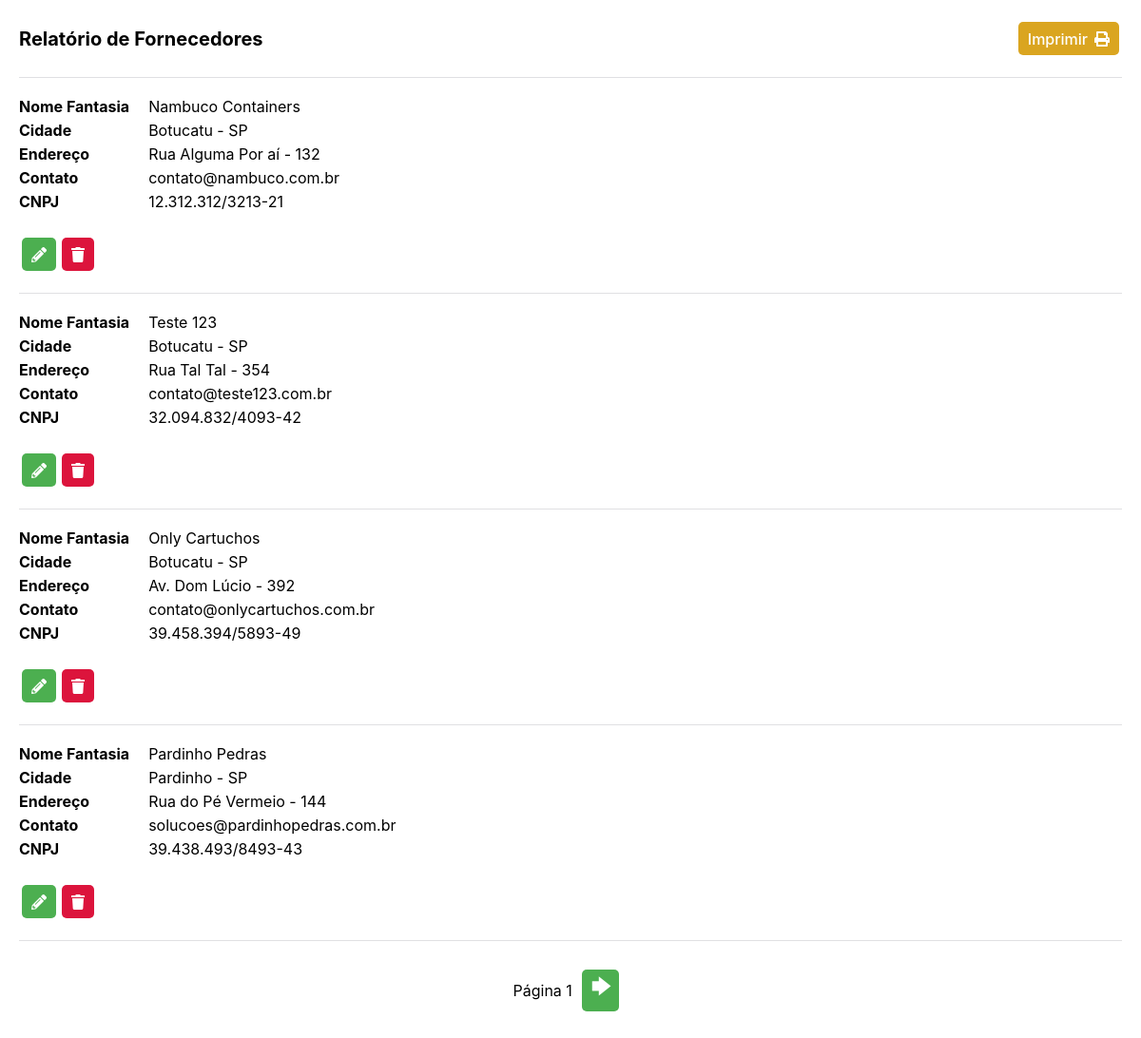
/php/relatorios/rel_fornecedor.php (signed in), run on the app's committed database.
### tables this page shows
CREATE TABLE `fornecedor` (
  `idFornecedor` int(11) NOT NULL,
  `Nome_fantasia` varchar(200) DEFAULT NULL,
  `Endereco` varchar(200) DEFAULT NULL,
  `Cidade` varchar(45) DEFAULT NULL,
  `Contato` varchar(150) NOT NULL,
  `CNPJ` varchar(20) NOT NULL
);

### php/relatorios/rel_fornecedor.php (the view, shortened to what this page needs)
<!DOCTYPE html>
<html>
<head>
  <link href="../../css/reset.css" rel="stylesheet" type="text/css">
  <link href="../../css/style.css" rel="stylesheet" type="text/css">
  <link rel="stylesheet" href="https://use.fontawesome.com/releases/v5.7.1/css/all.css">
</head>
<body>
  <div class="box">
    <div class="data-box" style="margin: 0; align-items: center; justify-content: space-between;">
      <h1 style=>Relatório de Fornecedores</h1>
      <a class="data-print" onclick="window.print()">Imprimir <i class="fas fa-print" style="margin-left: 7px;"></i></a>
    </div>
    <section style="border-bottom: 1px solid #e0e0e3; padding-top: 20px;"></section>
    <br>
    <div class="data-content">
      <?php
          include('../connectdb.php');
          $limite = 4;
          if( isset( $_GET['pagina'] ) && (int)$_GET['pagina'] >= 0){
              $pagina = (int)$_GET['pagina'];
          }else{
              $pagina = 0;
          }
          $offset = $limite * $pagina;
          $postagem = $con->query("SELECT * FROM `fornecedor` ORDER BY idFornecedor DESC LIMIT $limite OFFSET $offset");
          $counter = 0;
          while($info = $postagem->fetch_assoc()){
          ?>
      <div class="data-box">
        <section class="data-row">
          <b class="data-header">Nome Fantasia</b>
          <b class="data-header">Cidade</b>
          <b class="data-header">Endereço</b>
          <b class="data-header">Contato</b>
          <b class="data-header">CNPJ</b>
        </section>
        <section class="data-row" id="data">
          <p class="data-item"><?= $info['Nome_fantasia'] ?></p>
          <p class="data-item"><?= $info['Cidade'] ?></p>
          <p class="data-item"><?= $info['Endereco'] ?></p>
          <p class="data-item"><?= $info['Contato'] ?></p>
          <p class="data-item"><?= $info['CNPJ'] ?></p>
        </section>
      </div>
      <div class="data-box">
        <a class="data-edit" href="upd_fornecedor.php?id=<?=$info['idFornecedor']?>"><i class="fas fa-pencil-alt"></i></a>
        <a class="data-delete" href="#" onclick="startModal('modal-delete'); fornecId = <?=$info['idFornecedor']?>;"><i class="fas fa-trash"></i></a>
      </div>
      <section style="border-bottom: 1px solid #e0e0e3; margin-bottom: 20px;"></section>
      <?php
      $counter++;
          }
          ?>
      <div class="pages" id="pages">
            <p>Página <?= $pagina+1; ?> </p>
            <?php
          if($counter == $limite){
            ?>
        <a href="?pagina=<?= $pagina+1; ?>">🡆</a>
        <?php
          }
        ?>
      </div>
    </div>
  </div>
</body>
</html>

### css/style.css (style rules this page uses)
* { box-sizing: border-box; font-family: -apple-system, BlinkMacSystemFont, "segoe ui", roboto, oxygen, ubuntu, cantarell, "fira sans", "droid sans", "helvetica neue", Arial, sans-serif; font-size: 16px; -webkit-font-smoothing: antialiased; -moz-osx-font-smoothing: grayscale; }
body { background-color: #435165; }
a:link, a:visited.sidemenu-itens { color: #2f3947; text-decoration: none; }
.box { padding: 20px; background-color: #fff; }
.box h1 { font-size: 1.25em; float: center; }
.data-content { display: flex; flex-direction: column; }
.data-box { display: flex; margin-bottom: 20px; }
.data-row { display: flex; flex-direction: column; margin-right: 20px; }
.data-item { flex: 1; margin-bottom: 5px; }
.data-header { flex: 1; margin-bottom: 5px; }
.data-edit { background-color: #4CAF50; color: #fff; padding: 8px 10px 7px 10px; border-radius: 5px; margin: 3px; cursor: pointer; border: none; }
.data-delete { background-color: crimson; color: #fff; padding: 8px 10px 7px 10px; border-radius: 5px; margin: 3px; border: none; }
.data-print { display: flex; background-color: #DAA520; padding: 8px 10px 7px 10px; border-radius: 5px; margin: 3px; color: #fff; align-items: center; font-weight: 500; cursor: pointer; }
a.data-edit:link , a.data-edit:visited, a.data-delete:link , a.data-delete:visited { color: white; text-decoration: none; cursor: auto; }
.pages { display: flex; justify-content: center; align-items: center; }
.pages a { background-color: #4CAF50; padding: 4px 8px 6px 10px; color: white; border-radius: 5px; font-weight: bold; font-size: 1.25rem; margin: 10px; cursor: pointer; }

### data on the page
fornecedor: Nome_fantasia "Nambuco Containers", Cidade "Botucatu - SP", Endereco "Rua Alguma Por aí - 132", Contato "contato@nambuco.com.br", CNPJ "12.312.312/3213-21"
fornecedor: Nome_fantasia "Teste 123", Cidade "Botucatu - SP", Endereco "Rua Tal Tal - 354", Contato "contato@teste123.com.br", CNPJ "32.094.832/4093-42"
fornecedor: Nome_fantasia "Only Cartuchos", Cidade "Botucatu - SP", Endereco "Av. Dom Lúcio - 392", Contato "contato@onlycartuchos.com.br", CNPJ "39.458.394/5893-49"
fornecedor: Nome_fantasia "Pardinho Pedras", Cidade "Pardinho - SP", Endereco "Rua do Pé Vermeio - 144", Contato "solucoes@pardinhopedras.com.br", CNPJ "39.438.493/8493-43"

### other printed values
$pagina+1 "1"
